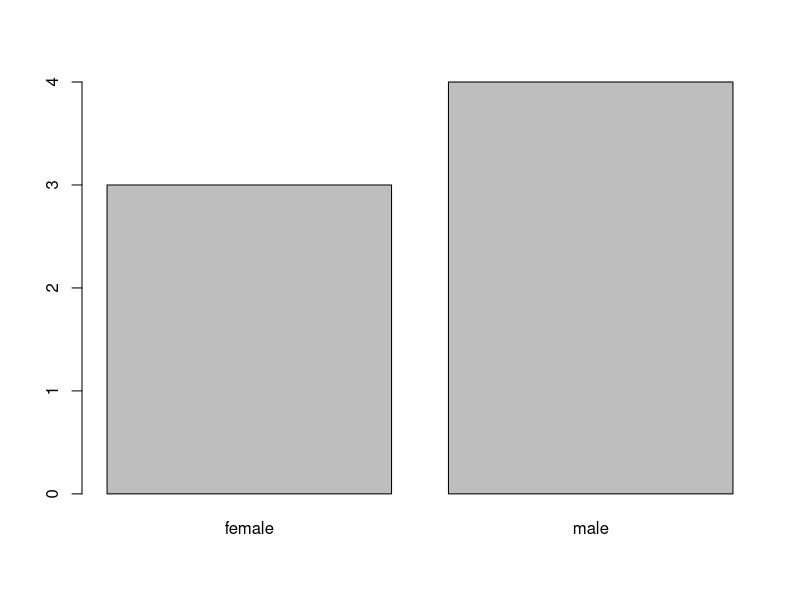

Here is the R script that generated this plot:
# Create the vectors for data frame.
height <- c(132,151,162,139,166,147,122)
weight <- c(48,49,66,53,67,52,40)
gender <- c("male","male","female","female","male","female","male")
plot(factor(gender))

# Create the data frame.
input_data <- data.frame(height,weight,gender)
print(input_data)

# Test if the gender column is a factor.
print(is.factor(input_data$height))
print(is.data.frame(input_data))

# Print the gender column so see the levels.
print(input_data$gender)

